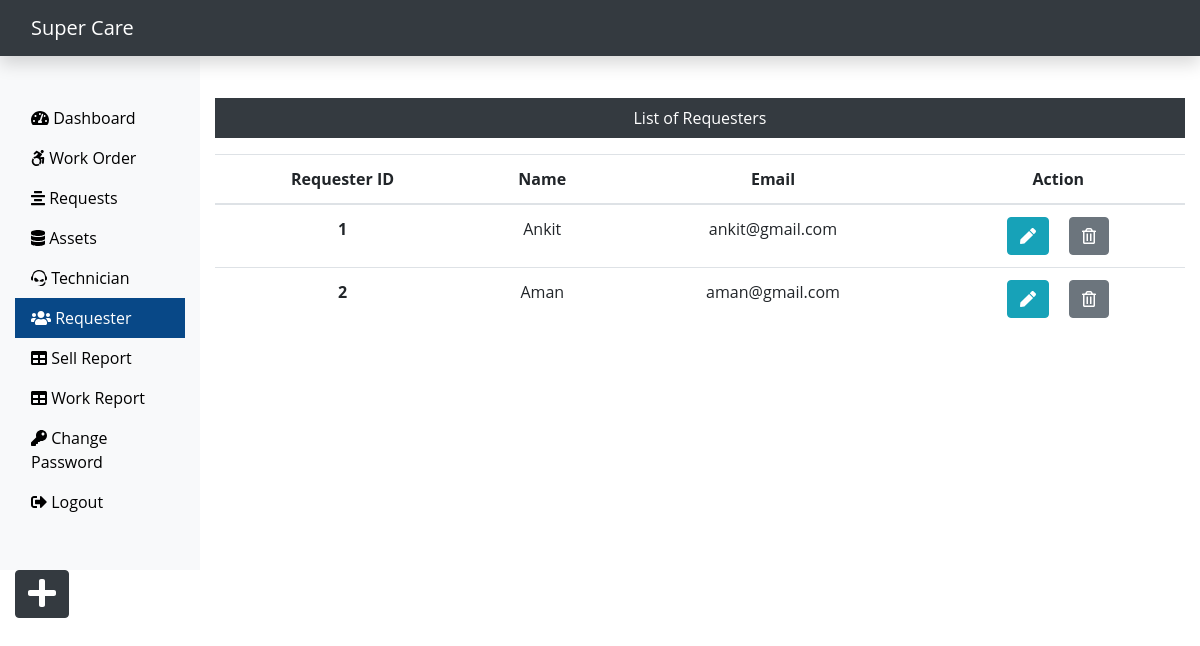
/Admin/requester.php (signed in), run on the app's committed database.
### tables this page shows
CREATE TABLE `requesterlogin_tb` (
  `r_login_id` int(11) NOT NULL,
  `r_name` varchar(60) NOT NULL,
  `r_email` varchar(60) NOT NULL,
  `r_password` varchar(60) NOT NULL
);

### Admin/requester.php (the view, shortened to what this page needs)
<?php
include('includes/header.php');
include('../dbConnection.php');
?>
<div class="col-sm-9 col-md-10 mt-5 text-center">
  <p class=" bg-dark text-white p-2">List of Requesters</p>
  <?php
  $sql = "SELECT * FROM requesterlogin_tb";
  $result = $conn->query($sql);
  if ($result->num_rows > 0) {
    echo '<table class="table">
  <thead>
   <tr>
    <th scope="col">Requester ID</th>
    <th scope="col">Name</th>
    <th scope="col">Email</th>
    <th scope="col">Action</th>
   </tr>
  </thead>
  <tbody>';
    while ($row = $result->fetch_assoc()) {
      echo '<tr>';
      echo '<th scope="row">' . $row["r_login_id"] . '</th>';
      echo '<td>' . $row["r_name"] . '</td>';
      echo '<td>' . $row["r_email"] . '</td>';
      echo '<td><form action="editreq.php" method="POST" class="d-inline"> <input type="hidden" name="id" value=' . $row["r_login_id"] . '><button type="submit" class="btn btn-info mr-3" name="view" value="View"><i class="fas fa-pen"></i></button></form>
    <form action="" method="POST" class="d-inline"><input type="hidden" name="id" value=' . $row["r_login_id"] . '><button type="submit" class="btn btn-secondary" name="delete" value="Delete"><i class="far fa-trash-alt"></i></button></form></td>
   </tr>';
    }
    echo '</tbody>
 </table>';
  } else {
    echo "0 Result";
  }
  ?>
</div>
</div>
<div><a class="btn btn-dark box" href="insertreq.php"><i class="fas fa-plus fa-2x"></i></a>
</div>
</div>
<?php
include('includes/footer.php');
?>

### css/custom.css (style rules this page uses)
body { font-family: 'Open Sans', sans-serif; }
a { color: black; }

### data on the page
requesterlogin_tb: r_login_id "1", r_name "Ankit", r_email "ankit@gmail.com"
requesterlogin_tb: r_login_id "2", r_name "Aman", r_email "aman@gmail.com"
